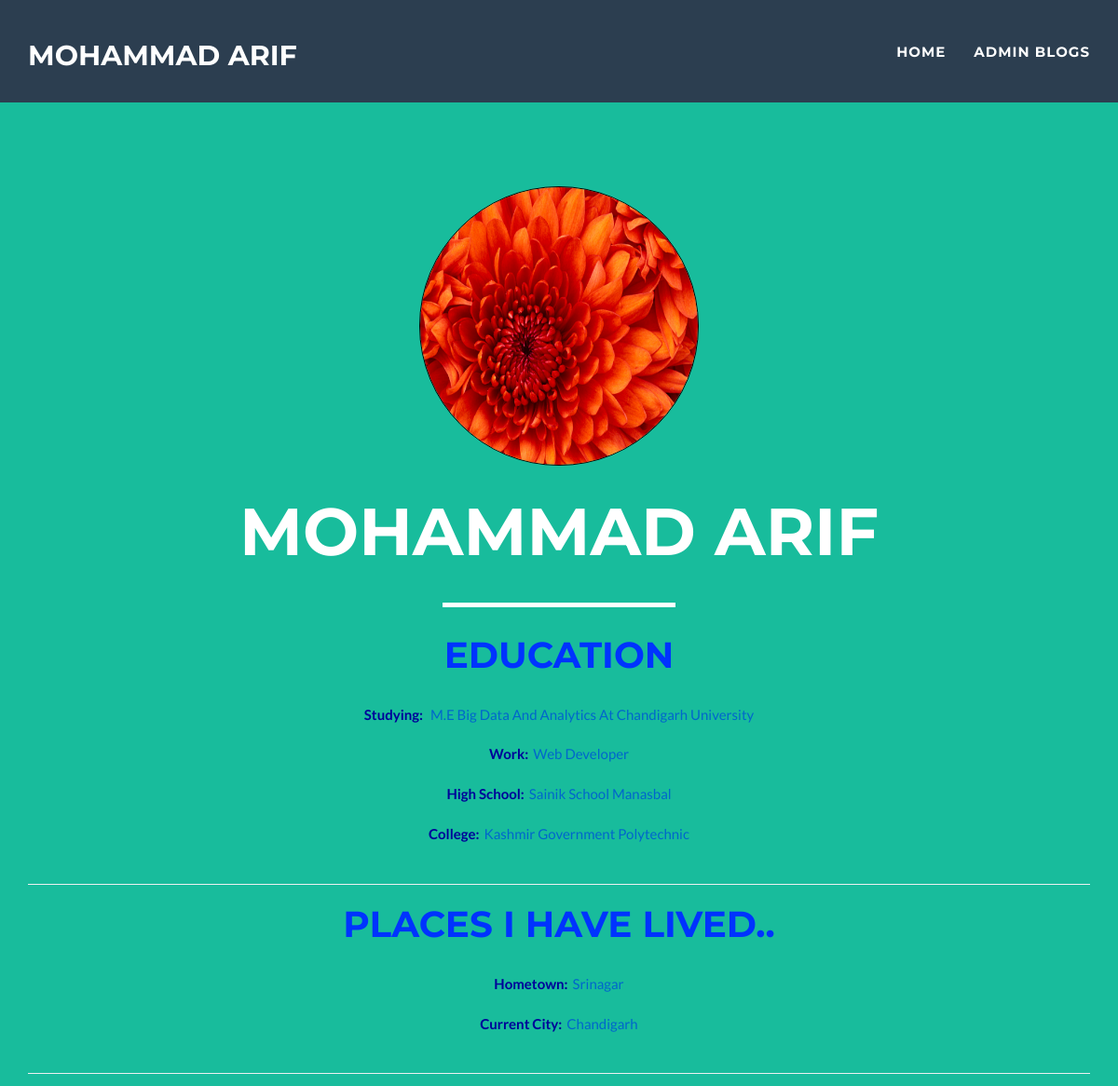
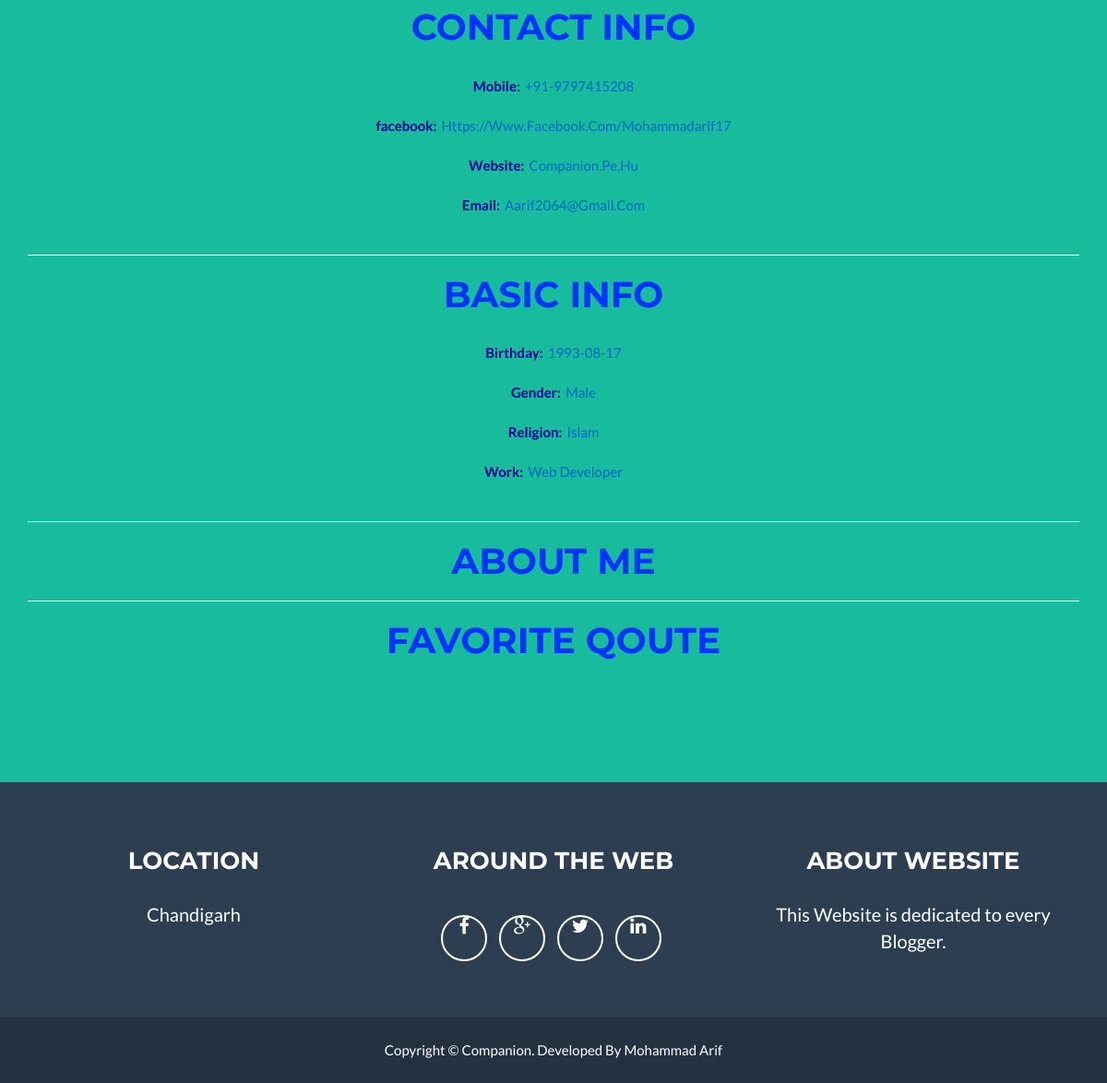
The app's page /companion/profile/Mohammad_arif.php with its own data (2 pictures, top to bottom).
### tables this page shows
CREATE TABLE IF NOT EXISTS `profile` (
  `id` int(11) NOT NULL AUTO_INCREMENT,
  `profilepic` varchar(200) NOT NULL,
  `about` varchar(1000) NOT NULL DEFAULT 'Not Updated Yet',
  `email` varchar(100) NOT NULL,
  PRIMARY KEY (`id`)
);

CREATE TABLE IF NOT EXISTS `myprofile` (
  `id` int(11) NOT NULL AUTO_INCREMENT,
  `email` varchar(100) NOT NULL,
  `std` varchar(100) NOT NULL DEFAULT 'Not Available',
  `work` varchar(100) NOT NULL DEFAULT 'Not Available',
  `hschool` varchar(100) NOT NULL DEFAULT 'Not Available',
  `colg` varchar(100) NOT NULL DEFAULT 'Not Available',
  `htown` varchar(100) NOT NULL DEFAULT 'Not Available',
  `ccity` varchar(100) NOT NULL DEFAULT 'Not Available',
  `fb` varchar(100) NOT NULL DEFAULT 'Not Available',
  `dob` varchar(100) NOT NULL DEFAULT 'Not Available',
  `gender` varchar(20) NOT NULL DEFAULT 'Not Available',
  `religion` varchar(100) NOT NULL DEFAULT 'Not Available',
  `about` varchar(500) NOT NULL DEFAULT 'Not Available',
  `fq` varchar(1000) NOT NULL DEFAULT 'Not Available',
  `website` varchar(100) NOT NULL DEFAULT 'Not Available',
  `phone` varchar(20) NOT NULL DEFAULT 'Not Updated Yet',
  PRIMARY KEY (`id`,`email`)
);

CREATE TABLE IF NOT EXISTS `location` (
  `id` int(11) NOT NULL AUTO_INCREMENT,
  `email` varchar(100) NOT NULL,
  `location` varchar(100) NOT NULL,
  `town` varchar(200) NOT NULL,
  `date` date NOT NULL,
  PRIMARY KEY (`id`,`email`)
);

### companion/profile/Mohammad_arif.php (the view, shortened to what this page needs)
<?php
include "../database.php";
?>
<html lang="en">
<head>
    <link href="css/bootstrap.min.css" rel="stylesheet">
    <link href="css/freelancer.css" rel="stylesheet">
    <link href="font-awesome/css/font-awesome.min.css" rel="stylesheet" type="text/css">
</head>
<body id="page-top" class="index">
    <nav class="navbar navbar-default navbar-fixed-top">
        <div class="container">
            <div class="navbar-header page-scroll">
                <?php
                $result=mysqli_query($arif,"select * from admin");
				$resultset=mysqli_fetch_assoc($result);
				$name=$resultset["name"];
				$email=$resultset["email"];
				?>
                <a class="navbar-brand" href="#page-top"> <?php echo $name; ?></a>
            </div>
            <div class="collapse navbar-collapse" id="bs-example-navbar-collapse-1">
                <ul class="nav navbar-nav navbar-right">
                    <?php
                    if(isset($_SESSION["useremail"]))
					{
					?>
					<li class="page-scroll">
                        <a href="profile.php">Home</a>
                    </li>
					<?php
					}
					else
					{
					?>
                    <li class="page-scroll">
                        <a href="../blogs/allpost.php">Home</a>
                    </li>
                    <?php
					} ?>
                    <li class="page-scroll">
                        <a href="../blogs/adminblogs.php">Admin Blogs</a>
                    </li>
                </ul>
            </div>
        </div>
    </nav>
    <header>
        <div class="container">
            <div class="row">
                <div class="col-lg-12">
                <?php
				$result1=mysqli_query($arif,"select * from profile where email='$email'");
				if(mysqli_num_rows($result1) > 0)
				{
					$array1=mysqli_fetch_assoc($result1);
					  $pic=$array1["profilepic"];
				$cat="../admin/";
				 ?>
                    <img style="border:1px solid black;border-radius:100%; width:300px; height:300px;" class="img-responsive"  src="<?php echo $cat.$pic; ?>" alt=""><?php }
					else
					{
						?>
						<img class="img-responsive" alt="" src="img/profile.png">
						<?php
						$about="Not Updated Yet";
						}
					?>
                    <div class="intro-text">
                        <span class="name"><?php echo $name; ?></span>
                        <hr class="star-light">
           <?php
              $result1=mysqli_query($arif,"select * from myprofile where email='$email'");
			  if(mysqli_num_rows($result1) > 0)
			  {
			  $a=mysqli_fetch_assoc($result1);
			  $std=$a["std"];
				 $work=$a["work"];
				 $hschool=$a["hschool"];
				 $colg=$a["colg"];
				 $htown=$a["htown"];
				 $ccity=$a["ccity"];
				 $fb=$a["fb"];
				 $website=$a["website"];
				 $dob=$a["dob"];
				 $gen=$a["gender"];
				 $rlg=$a["religion"];
				  $phone=$a["phone"];
			}
			  ?>
                       <div id="profile">
            <h1 class="profileheading">Education</h1><br/>
            <span class="profilelabel">Studying:</span><span class="spanprofile"><?php echo $std; ?></span><br/><br/>
             <span class="profilelabel">Work:</span><span class="spanprofile"><?php echo $work; ?></span><br/><br/>
             <span class="profilelabel">High School:</span><span class="spanprofile"><?php echo $hschool; ?></span><br/><br/>
            <span class="profilelabel">College:</span><span class="spanprofile"><?php echo $colg; ?></span><br/><br/>
            <hr/>
            <h1 class="profileheading">Places I Have Lived..</h1><br/>
          <span class="profilelabel">Hometown:</span><span class="spanprofile"><?php echo $htown; ?></span><br/><br/>
          <span class="profilelabel">Current City:</span><span class="spanprofile"><?php echo $ccity; ?></span><br/><br/>
          <hr/>
            <h1 class="profileheading">Contact Info</h1><br/>
            <span class="profilelabel">Mobile:</span><span class="spanprofile">+91-<?php echo $phone; ?></span><br/><br/>
            <span class="profilelabel">facebook:</span><span class="spanprofile">https://www.facebook.com/<?php echo $fb; ?></span><br/><br/>
            <span class="profilelabel">Website:</span><span class="spanprofile"><?php echo $website; ?></span><br/><br/>
            <span class="profilelabel">Email:</span><span class="spanprofile"><?php echo $email; ?></span><br/><br/>
            <hr/>
            <h1 class="profileheading">Basic Info</h1><br/>
            <span class="profilelabel">Birthday:</span><span class="spanprofile"><?php echo $dob; ?></span><br/><br/>
            <span class="profilelabel">Gender:</span><span class="spanprofile"><?php echo $gen; ?></span><br/><br/>
            <span class="profilelabel">Religion:</span><span class="spanprofile"><?php echo $rlg; ?></span><br/><br/>
            <span class="profilelabel">Work:</span><span class="spanprofile"><?php echo $work; ?></span><br/><br/>
            <hr/>
            <h1 class="profileheading">About Me</h1>
            <hr/>
            <h1 class="profileheading">Favorite Qoute</h1><br/>
            </div>
                    </div>
                </div>
            </div>
        </div>
    </header>
    <footer class="text-center">
        <div class="footer-above">
            <div class="container">
                <div class="row">
                    <div class="footer-col col-md-4">
                        <h3>Location</h3>
                        <?php
                        $result2=mysqli_query($arif,"select * from location where email='$email'");
						if(mysqli_num_rows($result2) > 0)
						{
						$array2=mysqli_fetch_assoc($result2);
						$loc=$array2["location"];
						$town=$array2["town"];
						?>
                        <p><?php echo $loc; ?><br><?php echo $town; ?></p><?php
							}
						 ?>
                    </div>
                    <div class="footer-col col-md-4">
                        <h3>Around the Web</h3>
                        <ul class="list-inline">
                            <li>
                                <a href="https://www.facebook.com" class="btn-social btn-outline"><i class="fa fa-fw fa-facebook"></i></a>
                            </li>
                            <li>
                                <a href="https://www.gmail.com" class="btn-social btn-outline"><i class="fa fa-fw fa-google-plus"></i></a>
                            </li>
                            <li>
                                <a href="https://www.twitter.com" class="btn-social btn-outline"><i class="fa fa-fw fa-twitter"></i></a>
                            </li>
                            <li>
                                <a href="https://www.linkedin.com" class="btn-social btn-outline"><i class="fa fa-fw fa-linkedin"></i></a>
                            </li>
                        </ul>
                    </div>
                    <div class="footer-col col-md-4">
                        <h3>About Website</h3>
                        <p>This Website is dedicated to every Blogger.</p>
                    </div>
                </div>
            </div>
        </div>
        <div class="footer-below">
            <div class="container">
                <div class="row">
                    <div class="col-lg-12">
                        Copyright &copy; Companion. Developed By Mohammad Arif
                    </div>
                </div>
            </div>
        </div>
    </footer>
</body>
</html>

### companion/profile/css/freelancer.css (style rules this page uses)
body { overflow-x: hidden; }
p { font-size: 20px; }
a, a:hover, a:focus, a:active, a.active { outline: 0; color: #18bc9c; }
h1, h2, h3, h4, h5, h6 { text-transform: uppercase; font-family: Montserrat,"Helvetica Neue",Helvetica,Arial,sans-serif; font-weight: 700; }
hr.star-light, hr.star-primary { margin: 25px auto 30px; padding: 0; max-width: 250px; border: 0; border-top: solid 5px; text-align: center; }
hr.star-light:after, hr.star-primary:after { content: "\f005"; display: inline-block; position: relative; top: -.8em; padding: 0 .25em; font-family: FontAwesome; font-size: 2em; }
hr.star-light { border-color: #fff; }
hr.star-light:after { color: #fff; background-color: #18bc9c; }
header { text-align: center; color: #fff; background: #18bc9c; }
header .container { padding-top: 100px; padding-bottom: 50px; }
header img { display: block; margin: 0 auto 20px; }
header .intro-text .name { display: block; text-transform: uppercase; font-family: Montserrat,"Helvetica Neue",Helvetica,Arial,sans-serif; font-size: 2em; font-weight: 700; }
@media (min-width:768px) { header .container { padding-top: 200px; padding-bottom: 100px; } }
@media (min-width:768px) { header .intro-text .name { font-size: 4.75em; } }
@media (min-width:768px) { .navbar-fixed-top { padding: 25px 0; -webkit-transition: padding .3s; -moz-transition: padding .3s; transition: padding .3s; } }
@media (min-width:768px) { .navbar-fixed-top .navbar-brand { font-size: 2em; -webkit-transition: all .3s; -moz-transition: all .3s; transition: all .3s; } }
.navbar { text-transform: uppercase; font-family: Montserrat,"Helvetica Neue",Helvetica,Arial,sans-serif; font-weight: 700; }
.navbar .navbar-nav { letter-spacing: 1px; }
.navbar-default, .navbar-inverse { border: 0; }
.btn-outline { margin-top: 15px; border: solid 2px #fff; font-size: 20px; color: #fff; background: 0 0; transition: all .3s ease-in-out; }
footer { color: #fff; }
footer h3 { margin-bottom: 30px; }
footer .footer-above { padding-top: 50px; background-color: #2c3e50; }
footer .footer-col { margin-bottom: 50px; }
footer .footer-below { padding: 25px 0; background-color: #233140; }
.btn-social { display: inline-block; width: 50px; height: 50px; border: 2px solid #fff; border-radius: 100%; text-align: center; font-size: 20px; line-height: 45px; }

### companion/profile/Mohammad_arif.php (style rules this page uses)
.profilelabel { margin-right:5px; color:#009; font-weight:600; }
.profileheading { color:#03F; }
.spanprofile { color:#06C; text-transform:capitalize; }

### records on screen
profile: profilepic (picture)
myprofile: std "M.E Big Data And Analytics At Chandigarh University", work "Web Developer", hschool "Sainik School Manasbal", colg "Kashmir Government Polytechnic", htown "Srinagar", ccity "Chandigarh", phone "9797415208", fb "Mohammadarif17", website "Companion.pe.hu", dob "1993-08-17", gender "Male", religion "Islam"
location: location "Chandigarh"

### other values on screen
$name "MOHAMMAD ARIF"
$email "Aarif2064@gmail.com"
